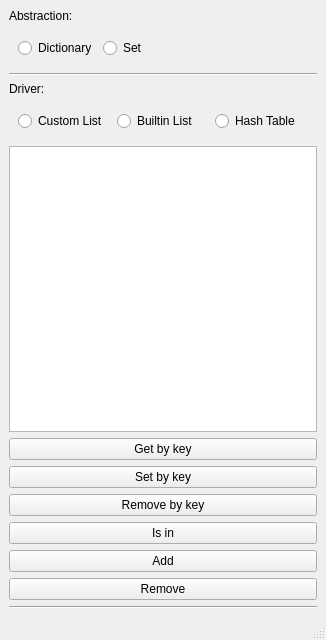
<?xml version="1.0" encoding="UTF-8"?>
<ui version="4.0">
 <class>MainWindow</class>
 <widget class="QMainWindow" name="MainWindow">
  <property name="geometry">
   <rect>
    <x>0</x>
    <y>0</y>
    <width>326</width>
    <height>640</height>
   </rect>
  </property>
  <property name="windowTitle">
   <string>Exam</string>
  </property>
  <property name="iconSize">
   <size>
    <width>30</width>
    <height>30</height>
   </size>
  </property>
  <widget class="QWidget" name="centralwidget">
   <property name="sizePolicy">
    <sizepolicy hsizetype="Preferred" vsizetype="Preferred">
     <horstretch>0</horstretch>
     <verstretch>0</verstretch>
    </sizepolicy>
   </property>
   <layout class="QVBoxLayout" name="verticalLayout_3">
    <item>
     <widget class="QLabel" name="abstraction_label">
      <property name="sizePolicy">
       <sizepolicy hsizetype="Preferred" vsizetype="Maximum">
        <horstretch>0</horstretch>
        <verstretch>0</verstretch>
       </sizepolicy>
      </property>
      <property name="text">
       <string>Abstraction:</string>
      </property>
     </widget>
    </item>
    <item>
     <widget class="QWidget" name="horizontalWidget" native="true">
      <property name="sizePolicy">
       <sizepolicy hsizetype="Preferred" vsizetype="Maximum">
        <horstretch>0</horstretch>
        <verstretch>0</verstretch>
       </sizepolicy>
      </property>
      <layout class="QHBoxLayout" name="horizontalLayout">
       <item>
        <widget class="QRadioButton" name="dict_button">
         <property name="text">
          <string>Dictionary</string>
         </property>
        </widget>
       </item>
       <item>
        <widget class="QRadioButton" name="set_button">
         <property name="text">
          <string>Set</string>
         </property>
        </widget>
       </item>
       <item>
        <spacer name="horizontalSpacer">
         <property name="orientation">
          <enum>Qt::Horizontal</enum>
         </property>
         <property name="sizeHint" stdset="0">
          <size>
           <width>40</width>
           <height>20</height>
          </size>
         </property>
        </spacer>
       </item>
      </layout>
     </widget>
    </item>
    <item>
     <widget class="Line" name="line">
      <property name="orientation">
       <enum>Qt::Horizontal</enum>
      </property>
     </widget>
    </item>
    <item>
     <widget class="QLabel" name="driver_label">
      <property name="sizePolicy">
       <sizepolicy hsizetype="Preferred" vsizetype="Maximum">
        <horstretch>0</horstretch>
        <verstretch>0</verstretch>
       </sizepolicy>
      </property>
      <property name="text">
       <string>Driver:</string>
      </property>
     </widget>
    </item>
    <item>
     <widget class="QWidget" name="horizontalWidget_2" native="true">
      <property name="sizePolicy">
       <sizepolicy hsizetype="Preferred" vsizetype="Maximum">
        <horstretch>0</horstretch>
        <verstretch>0</verstretch>
       </sizepolicy>
      </property>
      <layout class="QHBoxLayout" name="horizontalLayout_2">
       <item>
        <widget class="QRadioButton" name="custom_list_button">
         <property name="text">
          <string>Custom List</string>
         </property>
        </widget>
       </item>
       <item>
        <widget class="QRadioButton" name="builtin_list_button">
         <property name="text">
          <string>Builtin List</string>
         </property>
        </widget>
       </item>
       <item>
        <widget class="QRadioButton" name="hash_table_button">
         <property name="text">
          <string>Hash Table</string>
         </property>
        </widget>
       </item>
      </layout>
     </widget>
    </item>
    <item>
     <layout class="QVBoxLayout" name="verticalLayout_2">
      <item>
       <widget class="QListWidget" name="items_list"/>
      </item>
      <item>
       <layout class="QVBoxLayout" name="verticalLayout_4">
        <item>
         <widget class="QPushButton" name="get_by_key_button">
          <property name="enabled">
           <bool>true</bool>
          </property>
          <property name="text">
           <string>Get by key</string>
          </property>
          <property name="checkable">
           <bool>false</bool>
          </property>
         </widget>
        </item>
        <item>
         <widget class="QPushButton" name="set_by_key_button">
          <property name="text">
           <string>Set by key</string>
          </property>
         </widget>
        </item>
        <item>
         <widget class="QPushButton" name="remove_by_key_button">
          <property name="text">
           <string>Remove by key</string>
          </property>
         </widget>
        </item>
        <item>
         <widget class="QPushButton" name="is_in_button">
          <property name="enabled">
           <bool>true</bool>
          </property>
          <property name="text">
           <string>Is in</string>
          </property>
          <property name="flat">
           <bool>false</bool>
          </property>
         </widget>
        </item>
        <item>
         <widget class="QPushButton" name="add_button">
          <property name="text">
           <string>Add</string>
          </property>
         </widget>
        </item>
        <item>
         <widget class="QPushButton" name="remove_button">
          <property name="text">
           <string>Remove</string>
          </property>
         </widget>
        </item>
       </layout>
      </item>
      <item>
       <layout class="QVBoxLayout" name="verticalLayout"/>
      </item>
     </layout>
    </item>
    <item>
     <widget class="Line" name="line_2">
      <property name="orientation">
       <enum>Qt::Horizontal</enum>
      </property>
     </widget>
    </item>
   </layout>
  </widget>
  <widget class="QStatusBar" name="time_status"/>
 </widget>
 <resources/>
 <connections/>
</ui>
